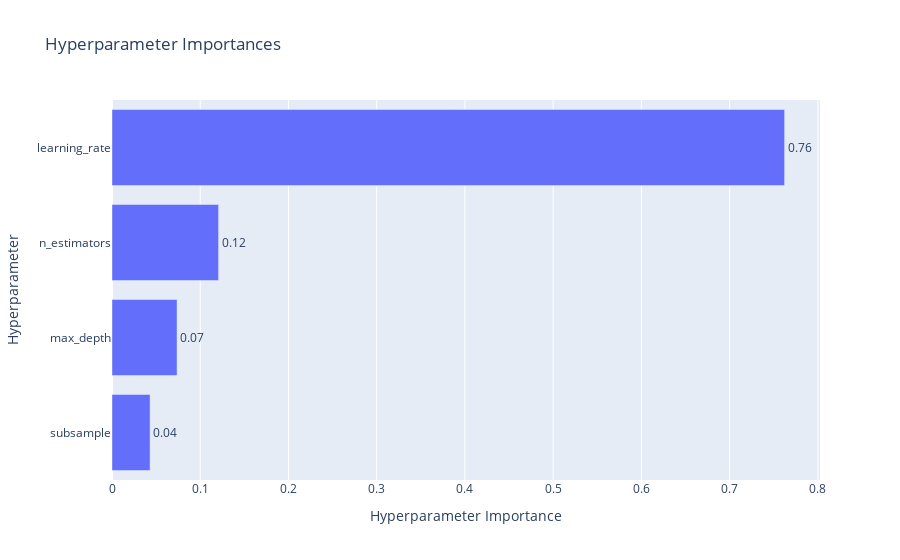

Notebook code for this chart:
### Code cell
optuna.visualization.plot_param_importances(study)

### Figure 1 — Plotly figure (JSON) as saved in the notebook; plotly's stock layout.template omitted (floating-point values rounded to 4 significant figures)
{"data": [{"cliponaxis": false, "hovertemplate": ["subsample (FloatDistribution): 0.04316914173772661<extra></extra>", "max_depth (IntDistribution): 0.07373024898176729<extra></extra>", "n_estimators (IntDistribution): 0.12079406766662337<extra></extra>", "learning_rate (FloatDistribution): 0.7623065416138828<extra></extra>"], "name": "Objective Value", "orientation": "h", "text": ["0.04", "0.07", "0.12", "0.76"], "textposition": "outside", "type": "bar", "x": [0.04317, 0.07373, 0.1208, 0.7623], "y": ["subsample", "max_depth", "n_estimators", "learning_rate"]}], "layout": {"title": {"text": "Hyperparameter Importances"}, "xaxis": {"title": {"text": "Hyperparameter Importance"}}, "yaxis": {"title": {"text": "Hyperparameter"}}}}
